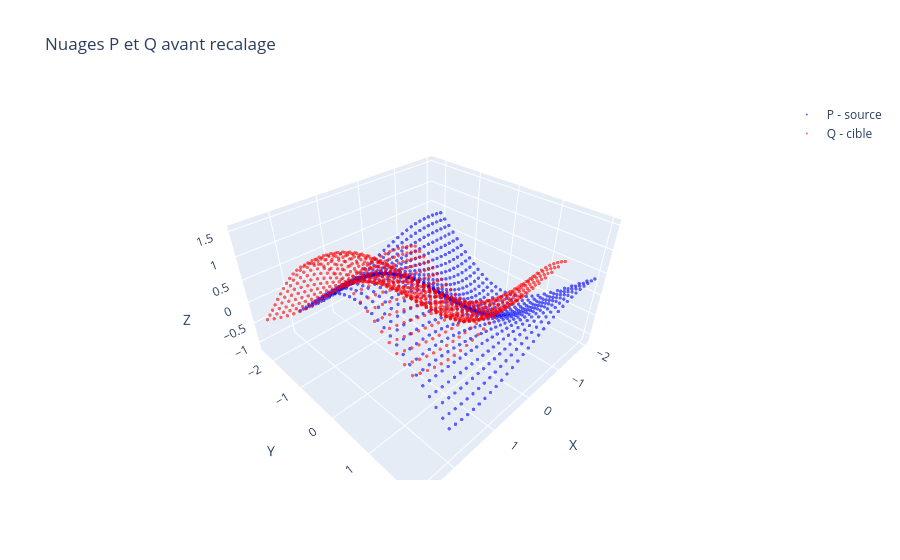

The cell this chart's notebook holds for it:
### Code cell
def ShowData(P, Q, title='3D Point Clouds'):
    fig = go.Figure(data=[
        go.Scatter3d(x=P[:,0], y=P[:,1], z=P[:,2], mode='markers',
                     marker=dict(size=2, color='blue', opacity=0.6), name='P - source'),
        go.Scatter3d(x=Q[:,0], y=Q[:,1], z=Q[:,2], mode='markers',
                     marker=dict(size=2, color='red', opacity=0.6), name='Q - target')
    ], layout=go.Layout(title=title,
                        scene=dict(xaxis_title='X', yaxis_title='Y', zaxis_title='Z')))
    fig.show()

ShowData(P, Q, title='Point clouds P and Q before registration')

### Figure 1 — Plotly figure (JSON) as saved in the notebook; plotly's stock layout.template omitted (floating-point values rounded to 4 significant figures; data arrays with more than 128 entries replaced by an {"elided": "..."} marker saying what was removed)
{"data": [{"marker": {"color": "blue", "opacity": 0.6, "size": 2}, "mode": "markers", "name": "P - source", "type": "scatter3d", "x": {"elided": "900 float values"}, "y": {"elided": "900 float values"}, "z": {"elided": "900 float values"}}, {"marker": {"color": "red", "opacity": 0.6, "size": 2}, "mode": "markers", "name": "Q - cible", "type": "scatter3d", "x": {"elided": "900 float values"}, "y": {"elided": "900 float values"}, "z": {"elided": "900 float values"}}], "layout": {"scene": {"xaxis": {"title": {"text": "X"}}, "yaxis": {"title": {"text": "Y"}}, "zaxis": {"title": {"text": "Z"}}}, "title": {"text": "Nuages P et Q avant recalage"}}}
